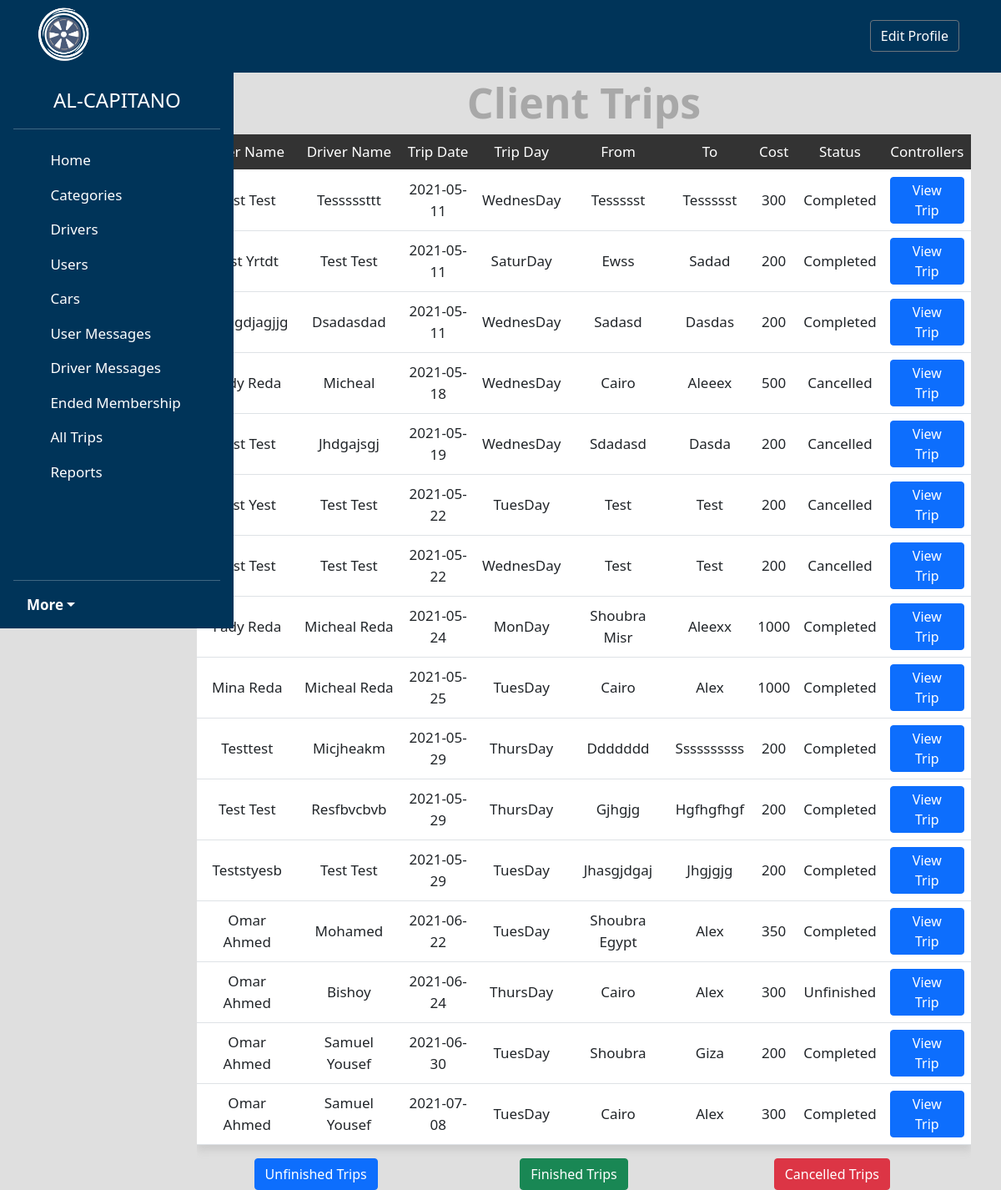
The app's page /admin/clienttrips.php?do=manage&userid=93 (signed in) with its own data.
### tables this page shows
CREATE TABLE `trips` (
  `Trip_ID` int(11) NOT NULL,
  `Full_Name_User` varchar(255) NOT NULL,
  `Email_User` varchar(255) NOT NULL,
  `Phone_User` varchar(255) NOT NULL,
  `Driver_Name` varchar(255) NOT NULL,
  `Trip_Date` varchar(255) NOT NULL,
  `Trip_Day` varchar(255) NOT NULL,
  `From_Place` varchar(255) NOT NULL,
  `To_Place` varchar(255) NOT NULL,
  `Trip_Cost` varchar(255) NOT NULL,
  `DriverID` int(11) NOT NULL,
  `UserID` int(11) NOT NULL,
  `Status` int(11) NOT NULL DEFAULT 0 COMMENT '0 = unfinished 1 = finished 2 = canceld'
);

### admin/includes/functions/model.php (called while the page is built, shortened)
<?php
class model
{
    function all($where)
    {
        global $conn;
        $table = get_class($this);
        $stmt = $conn->prepare("SELECT * FROM $table  WHERE $where");
        $stmt->execute();
        $data = $stmt->fetchAll();
        return $data;
    }
}

### admin/clienttrips.php (the view, shortened to what this page needs)
<?php
if (isset($_SESSION['admin'])) {
    $tripObject = new trips();
    if (isset($_GET['do'])) {
        $do = $_GET['do'];
    } else {
        $do = 'manage';
    }
    if ($do == 'manage') {
        $userid = isset($_GET['userid']) && is_numeric($_GET['userid']) ? intval($_GET['userid']) : 0;
        $trips = $tripObject->all("UserID = {$userid} ORDER BY Trip_Date");
        if (!empty($trips)) {
?>
            <h1 class="text-center edit">client trips</h1>
            <div class="container ">
                <div class="table-responsive trips-table">
                    <table class="table main-table text-center  ">
                        <thead>
                            <tr>
                                <td class=""> User Name </td>
                                <td class=""> driver name </td>
                                <td class=""> Trip Date </td>
                                <td class=""> Trip Day </td>
                                <td class=""> From </td>
                                <td class=""> To </td>
                                <td class=""> Cost </td>
                                <td class=""> Status </td>
                                <td>controllers</td>
                            </tr>
                        </thead>
                        <tbody>
                            <?php foreach ($trips as $trip) {  ?>
                                <tr>
                                    <td><?php echo $trip['Full_Name_User'] ?></td>
                                    <td><?php echo $trip['Driver_Name'] ?></td>
                                    <td><?php echo $trip['Trip_Date'] ?></td>
                                    <td><?php echo $trip['Trip_Day'] ?></td>
                                    <td><?php echo $trip['From_Place'] ?></td>
                                    <td><?php echo $trip['To_Place'] ?></td>
                                    <td><?php echo $trip['Trip_Cost'] ?></td>
                                    <td>
                                        <?php
                                        if ($trip['Status'] == 0) {
                                            echo "unfinished";
                                        } elseif ($trip['Status'] == 1) {
                                            echo "completed";
                                        } else {
                                            echo "cancelled";
                                        }
                                        ?>
                                    </td>
                                    <td>
                                        <a class="btn btn-primary" href="alltrips.php?do=view&tripid=<?php echo $trip['Trip_ID'] ?>">view trip</a>
                                    </td>
                                </tr>
                            <?php } ?>
                        </tbody>
                    </table>
                    <div class="row text-center " style="width: 100%;">
                        <div class="col-4">
                            <a class="btn btn-primary " href="clienttrips.php?do=unfinish&userid=<?php echo $trip['UserID'] ?>">unfinished trips</a>
                        </div>
                        <div class="col-4">
                            <a class="btn btn-success" href="clienttrips.php?do=finished&userid=<?php echo $trip['UserID'] ?>">finished trips</a>
                        </div>
                        <div class="col-4">
                            <a class="btn btn-danger" href="clienttrips.php?do=cancelled&userid=<?php echo $trip['UserID'] ?>">cancelled trips</a>
                        </div>
                    </div>
                </div>
            </div>
        <?php
        } else {
        ?>
            <div class="container">
                <div class="alert alert-danger mt-3 error3"> no trips available to you </div>
            </div>
        <?php
        }
    }
} else {
    header('location: ../prehome.php');
    exit();
}
include $tpl . ('footer.php');

### admin/layout/css/back.css (style rules this page uses)
* { text-transform: capitalize !important; }
body { background-color: rgb(223, 223, 223) !important; font-size: 17px; }
a { text-decoration: none; color: black; }
.btn { color: white; }
.edit { color: rgb(168, 168, 168); margin-top: 30px; font-size: 50px; font-weight: 700; }
.main-table { box-shadow: 0 7px 9px #ccc; }
.main-table tbody td { background-color: #fff; vertical-align: middle !important; }
.main-table thead { background-color: #333; color: #fff; }
.main-table .btn { padding: 3px 10px !important; }

### records on screen
trips: Full_Name_User "Test Test", Driver_Name "Tesssssttt", Trip_Date "2021-05-11", Trip_Day "WednesDay", From_Place "Tessssst", To_Place "Tessssst", Trip_Cost "300", Status "Completed"
trips: Full_Name_User "Test Yrtdt", Driver_Name "Test Test", Trip_Date "2021-05-11", Trip_Day "SaturDay", From_Place "Ewss", To_Place "Sadad", Trip_Cost "200", Status "Completed"
trips: Full_Name_User "Fdjggdjagjjg", Driver_Name "Dsadasdad", Trip_Date "2021-05-11", Trip_Day "WednesDay", From_Place "Sadasd", To_Place "Dasdas", Trip_Cost "200", Status "Completed"
trips: Full_Name_User "Fady Reda", Driver_Name "Micheal", Trip_Date "2021-05-18", Trip_Day "WednesDay", From_Place "Cairo", To_Place "Aleeex", Trip_Cost "500", Status "Cancelled"
trips: Full_Name_User "Test Test", Driver_Name "Jhdgajsgj", Trip_Date "2021-05-19", Trip_Day "WednesDay", From_Place "Sdadasd", To_Place "Dasda", Trip_Cost "200", Status "Cancelled"
trips: Full_Name_User "Test Yest", Driver_Name "Test Test", Trip_Date "2021-05-22", Trip_Day "TuesDay", From_Place "Test", To_Place "Test", Trip_Cost "200", Status "Cancelled"
trips: Full_Name_User "Test Test", Driver_Name "Test Test", Trip_Date "2021-05-22", Trip_Day "WednesDay", From_Place "Test", To_Place "Test", Trip_Cost "200", Status "Cancelled"
trips: Full_Name_User "Fady Reda", Driver_Name "Micheal Reda", Trip_Date "2021-05-24", Trip_Day "MonDay", From_Place "Shoubra Misr", To_Place "Aleexx", Trip_Cost "1000", Status "Completed"
trips: Full_Name_User "Mina Reda", Driver_Name "Micheal Reda", Trip_Date "2021-05-25", Trip_Day "TuesDay", From_Place "Cairo", To_Place "Alex", Trip_Cost "1000", Status "Completed"
trips: Full_Name_User "Testtest", Driver_Name "Micjheakm", Trip_Date "2021-05-29", Trip_Day "ThursDay", From_Place "Ddddddd", To_Place "Ssssssssss", Trip_Cost "200", Status "Completed"
trips: Full_Name_User "Test Test", Driver_Name "Resfbvcbvb", Trip_Date "2021-05-29", Trip_Day "ThursDay", From_Place "Gjhgjg", To_Place "Hgfhgfhgf", Trip_Cost "200", Status "Completed"
trips: Full_Name_User "Teststyesb", Driver_Name "Test Test", Trip_Date "2021-05-29", Trip_Day "TuesDay", From_Place "Jhasgjdgaj", To_Place "Jhgjgjg", Trip_Cost "200", Status "Completed"
trips: Full_Name_User "Omar Ahmed", Driver_Name "Mohamed", Trip_Date "2021-06-22", Trip_Day "TuesDay", From_Place "Shoubra Egypt", To_Place "Alex", Trip_Cost "350", Status "Completed"
trips: Full_Name_User "Omar Ahmed", Driver_Name "Bishoy", Trip_Date "2021-06-24", Trip_Day "ThursDay", From_Place "Cairo", To_Place "Alex", Trip_Cost "300", Status "Unfinished"
trips: Full_Name_User "Omar Ahmed", Driver_Name "Samuel Yousef", Trip_Date "2021-06-30", Trip_Day "TuesDay", From_Place "Shoubra", To_Place "Giza", Trip_Cost "200", Status "Completed"
trips: Full_Name_User "Omar Ahmed", Driver_Name "Samuel Yousef", Trip_Date "2021-07-08", Trip_Day "TuesDay", From_Place "Cairo", To_Place "Alex", Trip_Cost "300", Status "Completed"
